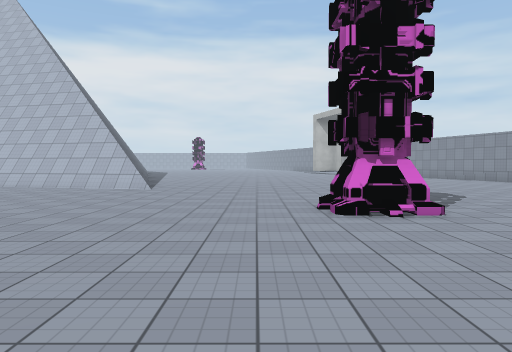
view 1 (above)

20 first-person views from a walk through a Unity game level. The camera is 1.5 m above the floor, tilts 2° down and sees 70° across. The floor is counted in squares, 2 m on a side. Each view is taken from the middle of a square. On the plan, view 1 faces up. The plan holds only what a view shows up to about 11 squares ahead; the rest is blank. The place goes on beyond the plan. Some animated figures are left out. Some surface patterns are stand-ins.

view 2
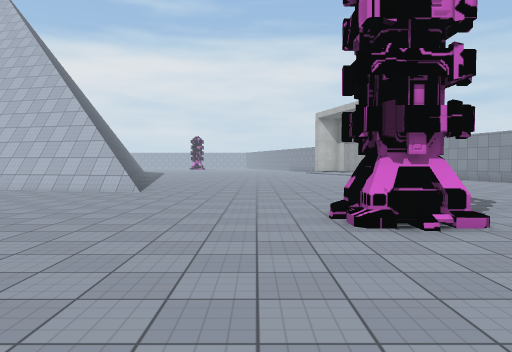

view 3
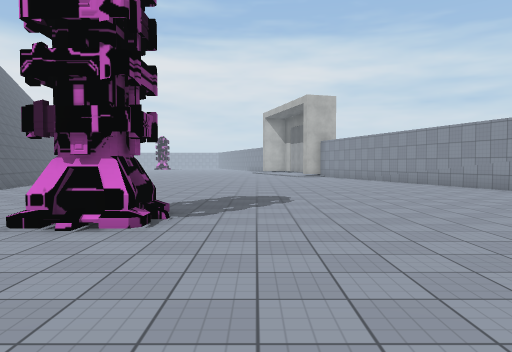

view 4
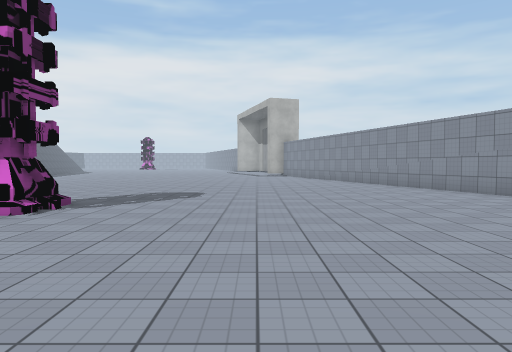

view 5
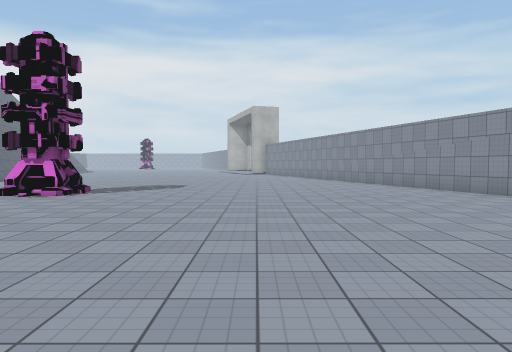

view 6
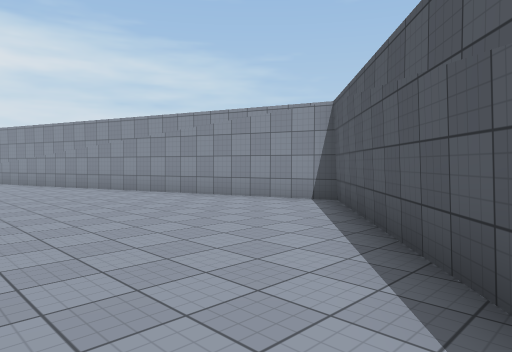

view 7
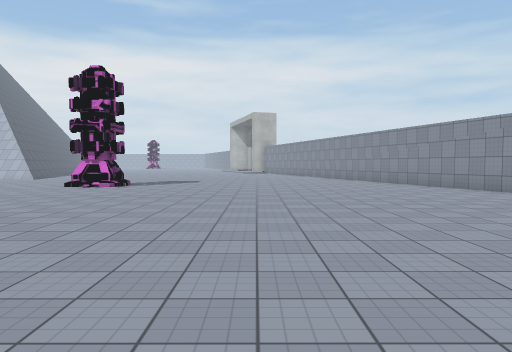

view 8
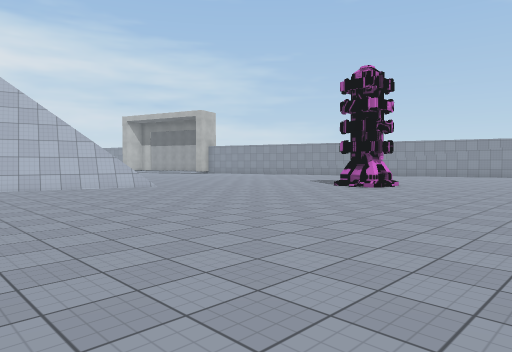

view 9
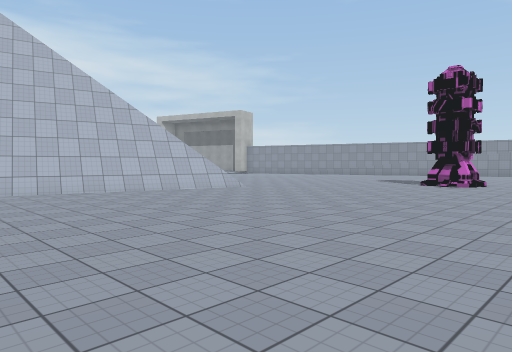

view 10
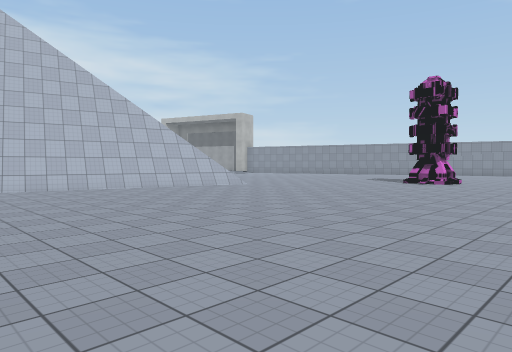

view 11
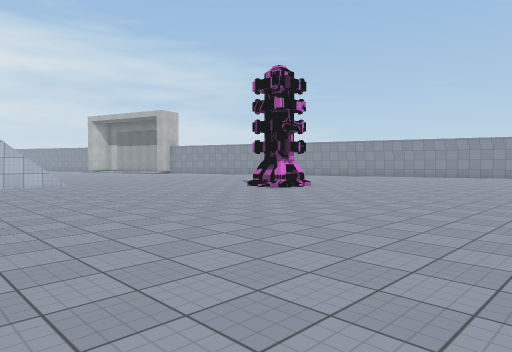

view 12
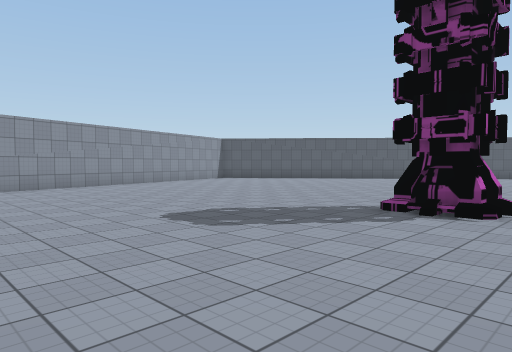

view 13
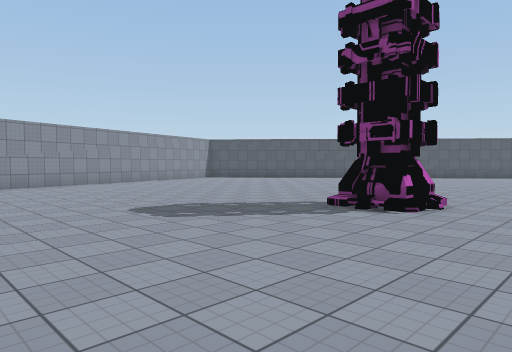

view 14
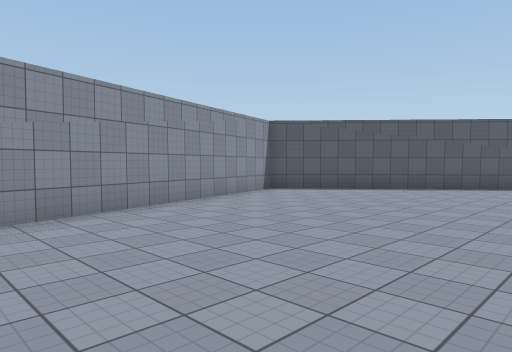

view 15
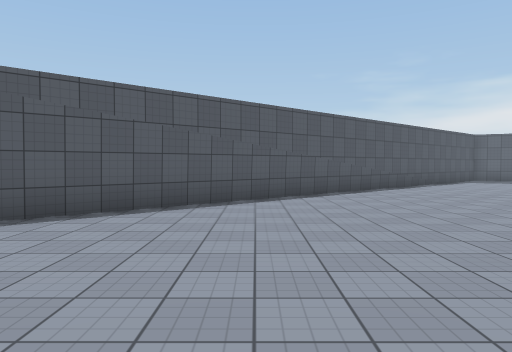

view 16
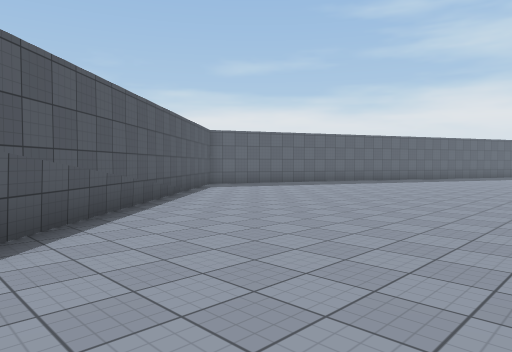

view 17
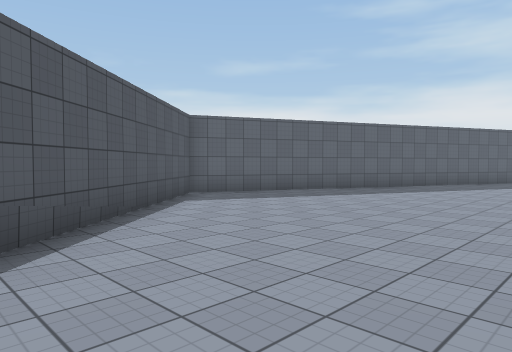

view 18
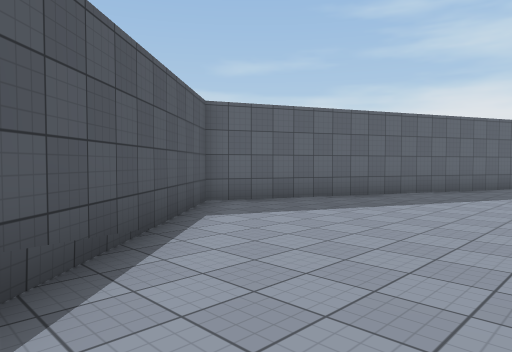

view 19
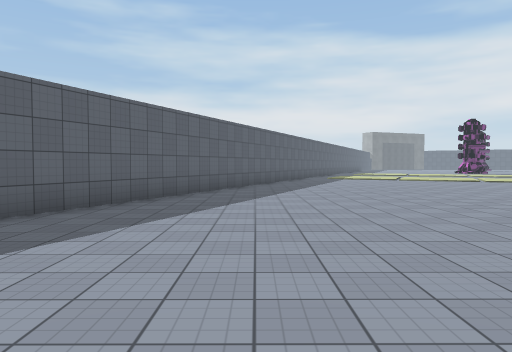

view 20
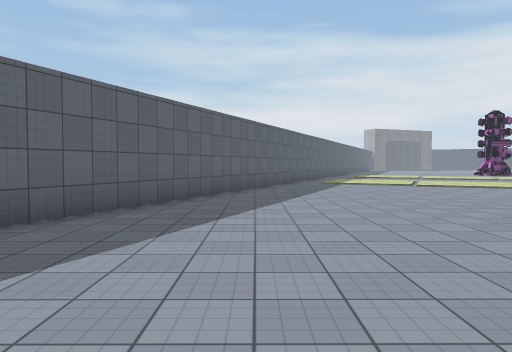

### Floor plan
Points are (right, up) in squares from view 1. A wall is a line through its corners. A room is listed if a view was taken in it or the views show most of it. See-through windows are left out.
Room 1 (views 1, 2, 3, 4, 5, 6, 7, 8, 9, 10, 11, 12, 13, 14, 15, 16, 17, 18, 19, 20)
walls: (-3, 10.7) (-10, 12.3); (-3.7, 11.1) (-9.7, 12.5); (-16, -6) (-0.5, -12.9) (14.3, 0.1) (10.6, 12)
low walls: (-3.7, 12.1) (-3.3, 10.9)
objects: other object (1, 6) to (2, 6)

Positions as (right, up) in squares from view 1, and headings:
1: (0, 0), facing up
2: (0, 1), facing up
3: (4, 1), facing up
4: (6, 0), facing up
5: (7, -3), facing up
6: (8, -4), facing up-right
7: (7, -6), facing up
8: (-9, 0), facing up-right
9: (-11, 2), facing up-right
10: (-12, 1), facing up-right
11: (-7, -2), facing up-right
12: (0, 12), facing down-right
13: (-1, 12), facing down-right
14: (7, 8), facing down-right
15: (9, 3), facing down
16: (8, -2), facing down-left
17: (5, -5), facing down-left
18: (4, -7), facing down-left
19: (-1, -7), facing left
20: (-5, -6), facing left
